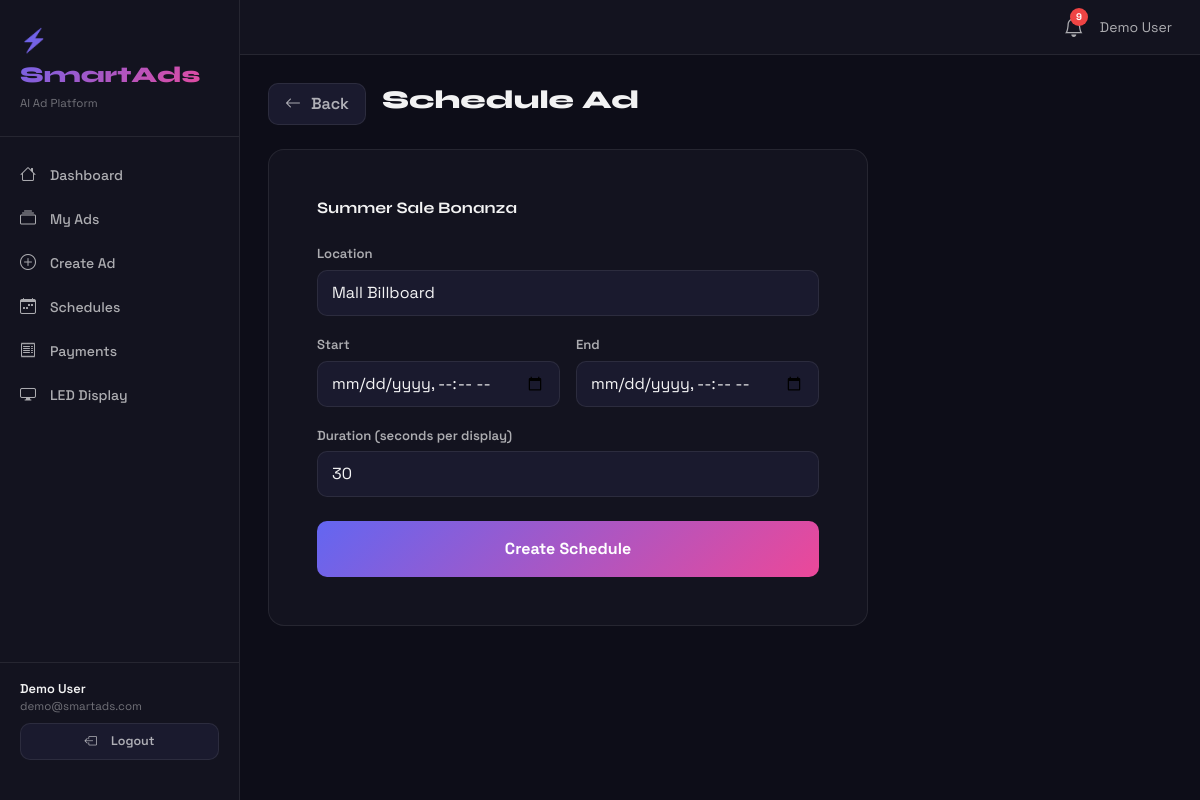
Page /schedule/new/1 (signed in) on the committed database.
### app/models/user.py (models this page shows, shortened)
class User(UserMixin, db.Model):
    __tablename__ = 'users'
    id            = db.Column(db.Integer, primary_key=True)
    name          = db.Column(db.String(120), nullable=False)
    email         = db.Column(db.String(150), unique=True, nullable=False, index=True)
    password_hash = db.Column(db.String(256), nullable=False)
    role          = db.Column(db.String(20), default='user')
    is_active     = db.Column(db.Boolean, default=True)
    created_at    = db.Column(db.DateTime, default=datetime.utcnow)
    last_login    = db.Column(db.DateTime, nullable=True)
    advertisements = db.relationship('Advertisement', backref='owner', lazy='dynamic', foreign_keys='Advertisement.user_id')
    payments       = db.relationship('Payment', backref='user', lazy='dynamic')
    schedules      = db.relationship('AdSchedule', backref='user', lazy='dynamic', foreign_keys='AdSchedule.user_id')
    notifications  = db.relationship('Notification', backref='user', lazy='dynamic')
    videos         = db.relationship('AdVideo', backref='user', lazy='dynamic')
    def is_admin(self): return self.role == 'admin'

### app/models/ad.py (models this page shows, shortened)
class Advertisement(db.Model):
    __tablename__  = 'advertisements'
    id             = db.Column(db.Integer, primary_key=True)
    user_id        = db.Column(db.Integer, db.ForeignKey('users.id'), nullable=False, index=True)
    title          = db.Column(db.String(200), nullable=False)
    product_name   = db.Column(db.String(150), nullable=False)
    category       = db.Column(db.String(80), nullable=False)
    offer          = db.Column(db.String(200), nullable=True)
    description    = db.Column(db.Text, nullable=True)
    location       = db.Column(db.String(100), nullable=True)
    ad_format      = db.Column(db.String(20), default='poster')   # NEW: poster | video
    amount_paid    = db.Column(db.Float, default=0.0)              # NEW: actual cost paid
    generated_text = db.Column(db.Text, nullable=True)
    slogans        = db.Column(db.Text, nullable=True)
    template_style = db.Column(db.String(50), default='modern')
    theme_color    = db.Column(db.String(20), default='#6366f1')
    media_filename = db.Column(db.String(300), nullable=True)
    media_type     = db.Column(db.String(20), nullable=True)
    ad_type        = db.Column(db.String(20), default='ai_generated')
    status         = db.Column(db.String(20), default='draft')
    admin_notes    = db.Column(db.Text, nullable=True)
    payment_status = db.Column(db.String(20), default='unpaid')
    engagement_score = db.Column(db.Integer, default=0)
    created_at     = db.Column(db.DateTime, default=datetime.utcnow)
    updated_at     = db.Column(db.DateTime, default=datetime.utcnow, onupdate=datetime.utcnow)
    approved_at    = db.Column(db.DateTime, nullable=True)
    schedules = db.relationship('AdSchedule', backref='advertisement', lazy='dynamic', cascade='all, delete-orphan')
    payments  = db.relationship('Payment', backref='advertisement', lazy='dynamic')
    videos    = db.relationship('AdVideo', backref='advertisement', lazy='dynamic')

### app/routes/schedule.py (the view, shortened to what this page needs)
@schedule_bp.route('/new/<int:ad_id>', methods=['GET','POST'])
@login_required
def new_schedule(ad_id):
    ad = Advertisement.query.filter_by(id=ad_id, user_id=current_user.id).first_or_404()
    return render_template('schedule/new.html', ad=ad)

### app/models/user.py (called while the page is built)
@login_manager.user_loader
def load_user(uid): return User.query.get(int(uid))

### app/templates/schedule/new.html
{% extends 'base.html' %}{% block title %}New Schedule{% endblock %}
{% block content %}
<div class="d-flex align-items-center gap-3 mb-4">
<a href="{{ url_for('schedule.index') }}" class="btn-surface"><i class="bi bi-arrow-left me-1"></i>Back</a>
<h1 class="page-title">Schedule Ad</h1></div>
<div class="card-modern p-5" style="max-width:600px">
<h5 class="section-title mb-4">{{ ad.title }}</h5>
<form method="POST">
<div class="mb-3"><label class="form-label">Location</label>
<select name="location" class="form-select">
{% for l in ['Mall Billboard','City Center Screen','Food Court Display','Highway Billboard','Airport Terminal','Metro Station'] %}
<option value="{{ l }}" {{ 'selected' if l==ad.location }}>{{ l }}</option>{% endfor %}
</select></div>
<div class="row g-3 mb-3"><div class="col-6"><label class="form-label">Start</label>
<input type="datetime-local" name="start_time" class="form-control" required></div>
<div class="col-6"><label class="form-label">End</label>
<input type="datetime-local" name="end_time" class="form-control" required></div></div>
<div class="mb-4"><label class="form-label">Duration (seconds per display)</label>
<input type="number" name="duration" class="form-control" value="30" min="5" max="120"></div>
<button type="submit" class="btn-gradient w-100 justify-content-center py-3">Create Schedule</button>
</form></div>{% endblock %}

### app/templates/base.html (shortened to what this page needs)
<!DOCTYPE html>
<html lang="en">
<head>
<link href="https://cdn.jsdelivr.net/npm/bootstrap@5.3.2/dist/css/bootstrap.min.css" rel="stylesheet">
<link href="https://cdn.jsdelivr.net/npm/bootstrap-icons@1.11.3/font/bootstrap-icons.css" rel="stylesheet">
</head>
<body>
<div class="sidebar">
  <div class="sidebar-brand">
    <div class="brand-logo">⚡ SmartAds</div>
    <div style="font-size:.72rem;color:var(--text-muted);margin-top:4px">AI Ad Platform</div>
  </div>
  <nav>
    <div class="nav-item"><a href="{{ url_for('dashboard.home') }}"><i class="bi bi-house"></i>Dashboard</a></div>
    <div class="nav-item"><a href="{{ url_for('ads.list_ads') }}"><i class="bi bi-collection"></i>My Ads</a></div>
    <div class="nav-item"><a href="{{ url_for('ads.create') }}"><i class="bi bi-plus-circle"></i>Create Ad</a></div>
    <div class="nav-item"><a href="{{ url_for('schedule.index') }}"><i class="bi bi-calendar-week"></i>Schedules</a></div>
    <div class="nav-item"><a href="{{ url_for('payment.history') }}"><i class="bi bi-receipt"></i>Payments</a></div>
    <div class="nav-item"><a href="{{ url_for('display.index') }}"><i class="bi bi-display"></i>LED Display</a></div>
  </nav>
  {% if current_user.is_authenticated %}
  <div style="margin-top:auto;padding:16px 20px;border-top:1px solid var(--border)">
    <div style="font-size:.8rem;font-weight:600;color:var(--text)">{{ current_user.name }}</div>
    <div style="font-size:.72rem;color:var(--text-muted)">{{ current_user.email }}</div>
    <a href="{{ url_for('auth.logout') }}" class="btn-surface mt-2 w-100" style="justify-content:center;font-size:.78rem">
      <i class="bi bi-box-arrow-left me-2"></i>Logout</a>
  </div>
  {% endif %}
</div>
<div class="main-content">
  <div class="topbar">
    {% if current_user.is_authenticated %}
    <div class="d-flex align-items-center gap-3">
      <a href="{{ url_for('notifications.index') }}" style="position:relative;color:var(--text-secondary);text-decoration:none">
        <i class="bi bi-bell fs-5"></i>
        <span id="notif-count" class="notif-badge d-none">0</span>
      </a>
      <div style="font-size:.875rem;color:var(--text-secondary)">
        {{ current_user.name }}
      </div>
    </div>
    {% endif %}
  </div>
  <div class="content-area">
    {% block content %}{% endblock %}
  </div>
</div>
</body>
</html>

### app/templates/base.html (style rules this page uses)
:root { --bg:#0d0d18;--bg-card:#13131f;--bg-elevated:#1a1a2e;--border:rgba(255,255,255,.08); --text:rgba(255,255,255,.95);--text-secondary:rgba(255,255,255,.65);--text-muted:rgba(255,255,255,.4); --accent:#6366f1;--accent-glow:rgba(99,102,241,.15);--success:#10b981;--danger:#ef4444; --warning:#f59e0b;--info:#06b6d4;--font-sans:'Space Grotesk',sans-serif; }
* { box-sizing:border-box;margin:0;padding:0; }
body { background:var(--bg);color:var(--text);font-family:var(--font-sans);min-height:100vh; }
.sidebar { width:240px;background:var(--bg-card);border-right:1px solid var(--border); position:fixed;top:0;left:0;height:100vh;z-index:100;display:flex;flex-direction:column;padding:24px 0;overflow-y:auto; }
.sidebar-brand { padding:0 20px 24px;border-bottom:1px solid var(--border);margin-bottom:16px; }
.brand-logo { font-family:'Syne',sans-serif;font-size:1.4rem;font-weight:800; background:linear-gradient(135deg,#6366f1,#ec4899);-webkit-background-clip:text;-webkit-text-fill-color:transparent; }
.nav-item a { display:flex;align-items:center;gap:10px;padding:10px 20px;color:var(--text-secondary); text-decoration:none;transition:all .2s;font-size:.875rem;font-weight:500; }
.nav-item a i { font-size:1rem;width:20px; }
.main-content { margin-left:240px;min-height:100vh; }
.topbar { background:var(--bg-card);border-bottom:1px solid var(--border);padding:12px 28px; display:flex;align-items:center;justify-content:space-between;position:sticky;top:0;z-index:99; }
.content-area { padding:28px; }
.page-title { font-family:'Syne',sans-serif;font-size:1.6rem;font-weight:800;color:var(--text); }
.card-modern { background:var(--bg-card);border:1px solid var(--border);border-radius:16px;padding:24px;transition:all .2s; }
.btn-gradient { background:linear-gradient(135deg,#6366f1,#ec4899);border:none;color:white;padding:10px 20px; border-radius:10px;font-weight:700;font-family:var(--font-sans);cursor:pointer;transition:all .2s; text-decoration:none;display:inline-flex;align-items:center;gap:6px; }
.btn-surface { background:var(--bg-elevated);border:1px solid var(--border);color:var(--text-secondary); padding:8px 16px;border-radius:10px;font-weight:600;font-family:var(--font-sans);cursor:pointer; transition:all .2s;text-decoration:none;display:inline-flex;align-items:center;gap:6px; }
.form-control,.form-select { background:var(--bg-elevated)!important;border:1px solid var(--border)!important; color:var(--text)!important;border-radius:10px!important;padding:10px 14px!important;font-family:var(--font-sans)!important; }
.form-control::placeholder { color:var(--text-muted)!important; }
.form-label { font-size:.82rem;font-weight:600;color:var(--text-secondary);margin-bottom:6px; }
.section-title { font-family:'Syne',sans-serif;font-size:1rem;font-weight:700;color:var(--text);margin-bottom:16px; }
.notif-badge { background:#ef4444;color:white;border-radius:50%;width:18px;height:18px; font-size:.6rem;font-weight:700;display:inline-flex;align-items:center;justify-content:center; position:absolute;top:-4px;right:-4px; }

### rows in the picture
User: name "Demo User", email "demo@smartads.com"
Advertisement: title "Summer Sale Bonanza"

### other values in the picture
form field location "Mall Billboard"
